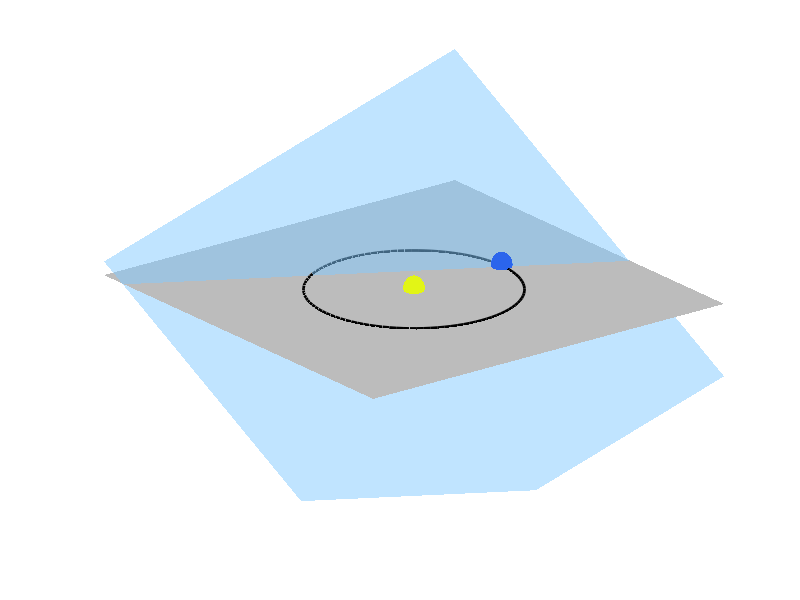

Reproduce this figure in MATLAB. (Note: this script raises an error after producing the figure.)

% Earth Centered Intertial (J2000/EME200) Coordinate system

% set size of figure
figure('Renderer','painters','Position',[10 10 1000 700])

addpath '/home/mark.miesch/opt/matlab_exchange'

% draw ecliptic
[x y] = meshgrid(-2:0.02:2)
z = zeros(size(x,1))
surf(x,y,z,'FaceAlpha',0.5,'EdgeColor','none','FaceColor','#797979')
xlim([-2,2])
ylim([-2,2])
zlim([-1,1])
axis off

% draw sun
hold on
[x,y,z] = ellipsoid(0,0,0,0.1,0.1,0.1,100)
surf(x,y,z,'FaceColor','#E2F516','EdgeColor','none')

% draw earth
hold on
[x,y,z] = ellipsoid(1,0,0,0.1,0.1,0.1,100)
surf(x,y,z,'FaceColor','#2B65EC','EdgeColor','none')

% Draw Earth's orbit
hold on
t = 0:pi/50:2*pi
x = sin(t)
y = cos(t)
z = zeros(size(x))
plot3(x,y,z,'Color','black','LineWidth',2)

% draw Earth's equatorial plane
th = 23.5 * pi / 180.0
ph = - 30 * pi / 180.0
A = sin(th)*sin(ph)
B = - sin(th)*cos(ph)
C = cos(th)
D = -1*A
[x y] = meshgrid(-2:0.02:2)
z = -1/C*(A*x + B*y + D)
surf(x,y,z,'EdgeColor','none','FaceColor','#82CAFF','FaceAlpha',0.5)

% draw axes
dd = sqrt(1 + (A/B)^2)
xx = - 1.0 / dd
xy = A / (B*dd)
yx = - C*xy
yy = C*xx
yz = A*xy - B*xx
p0 = [1,0,0];
px = [xx+1,xy,0];
py = [yx+1,yy,yz];
pz = [A+1,B,C];
mArrow3(p0,px)
mArrow3(p0,py)
mArrow3(p0,pz)

% draw lines to indicate obliquity

L = 2.0

p1x = 1 - yx
p1y = - yy
dd = sqrt(p1x^2 + p1y^2)
p1x = L * p1x / dd
p1y = L * p1y / dd

p2x = 1 - yx
p2y = - yy
p2z = - yz
dd = sqrt(p2x^2 + p2y^2 + p2z^2)
p2x = L * p2x / dd
p2y = L * p2y / dd
p2z = L * p2z / dd

plot3([1,p1x],[0,p1y],[0,0],':','Color','black','Linewidth',2)
plot3([1,p2x],[0,p2y],[0,p2z],':','Color','black','Linewidth',2)


% rotate view
view(60,40)